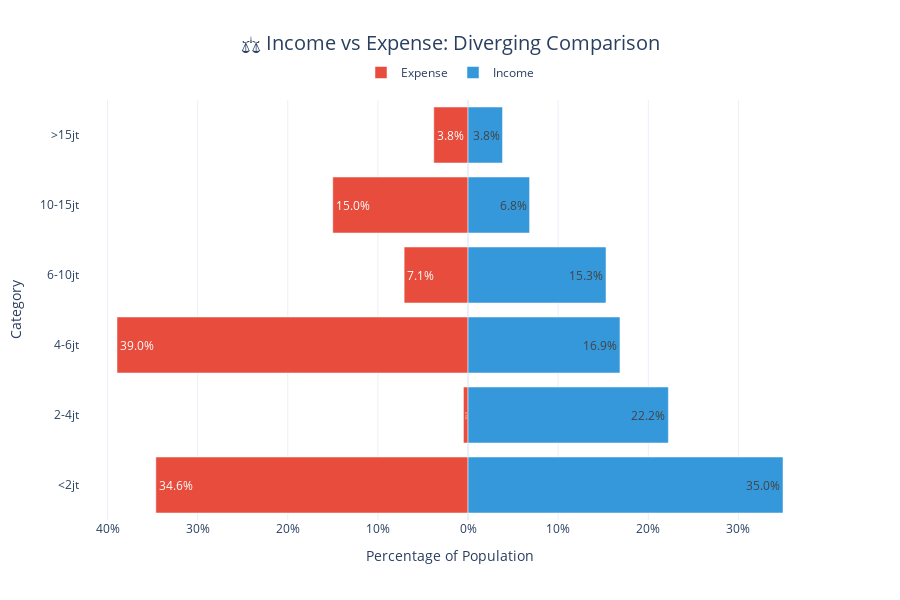

Notebook code for this chart:
### Markdown cell above
### 3.4 Version 3: Diverging Bar Chart (Income-Expense Comparison)

### Code cell
# Create diverging chart (expenses on left, income on right)
fig = go.Figure()

# Add Expense bars (negative values for left side)
fig.add_trace(go.Bar(
    name='Expense',
    y=viz_data.index,
    x=-viz_data['Expense_Percentage'],
    orientation='h',
    marker_color='#e74c3c',
    text=viz_data['Expense_Percentage'].round(1).astype(str) + '%',
    textposition='inside',
    hovertemplate='<b>%{y}</b><br>Expense: %{x:.1f}%<extra></extra>'
))

# Add Income bars (positive values for right side)
fig.add_trace(go.Bar(
    name='Income',
    y=viz_data.index,
    x=viz_data['Income_Percentage'],
    orientation='h',
    marker_color='#3498db',
    text=viz_data['Income_Percentage'].round(1).astype(str) + '%',
    textposition='inside',
    hovertemplate='<b>%{y}</b><br>Income: %{x:.1f}%<extra></extra>'
))

fig.update_layout(
    title={
        'text': '⚖️ Income vs Expense: Diverging Comparison',
        'x': 0.5,
        'xanchor': 'center',
        'font': {'size': 20}
    },
    barmode='overlay',
    xaxis={
        'title': 'Percentage of Population',
        'tickvals': [-40, -30, -20, -10, 0, 10, 20, 30, 40],
        'ticktext': ['40%', '30%', '20%', '10%', '0%', '10%', '20%', '30%', '40%']
    },
    yaxis={'title': 'Category'},
    template='plotly_white',
    height=600,
    showlegend=True,
    legend=dict(orientation='h', y=1.1, x=0.5, xanchor='center')
)

fig.show()

print("\n✅ Diverging Bar Chart created successfully!")
print("\n💡 Insight: Symmetry shows balance. If bars extend further on one side,")
print("   it indicates where most people earn vs spend.")

### Figure 1 — Plotly figure (JSON) as saved in the notebook; plotly's stock layout.template omitted (floating-point values rounded to 4 significant figures)
{"data": [{"hovertemplate": "<b>%{y}</b><br>Expense: %{x:.1f}%<extra></extra>", "marker": {"color": "#e74c3c"}, "name": "Expense", "orientation": "h", "text": ["34.6%", "0.5%", "39.0%", "7.1%", "15.0%", "3.8%"], "textposition": "inside", "type": "bar", "x": [-34.64, -0.51, -38.95, -7.09, -15.01, -3.8], "y": ["<2jt", "2-4jt", "4-6jt", "6-10jt", "10-15jt", ">15jt"]}, {"hovertemplate": "<b>%{y}</b><br>Income: %{x:.1f}%<extra></extra>", "marker": {"color": "#3498db"}, "name": "Income", "orientation": "h", "text": ["35.0%", "22.2%", "16.9%", "15.3%", "6.8%", "3.8%"], "textposition": "inside", "type": "bar", "x": [34.95, 22.23, 16.86, 15.31, 6.83, 3.83], "y": ["<2jt", "2-4jt", "4-6jt", "6-10jt", "10-15jt", ">15jt"]}], "layout": {"barmode": "overlay", "height": 600, "legend": {"orientation": "h", "x": 0.5, "xanchor": "center", "y": 1.1}, "showlegend": true, "title": {"font": {"size": 20}, "text": "⚖️ Income vs Expense: Diverging Comparison", "x": 0.5, "xanchor": "center"}, "xaxis": {"ticktext": ["40%", "30%", "20%", "10%", "0%", "10%", "20%", "30%", "40%"], "tickvals": [-40, -30, -20, -10, 0, 10, 20, 30, 40], "title": {"text": "Percentage of Population"}}, "yaxis": {"title": {"text": "Category"}}}}
